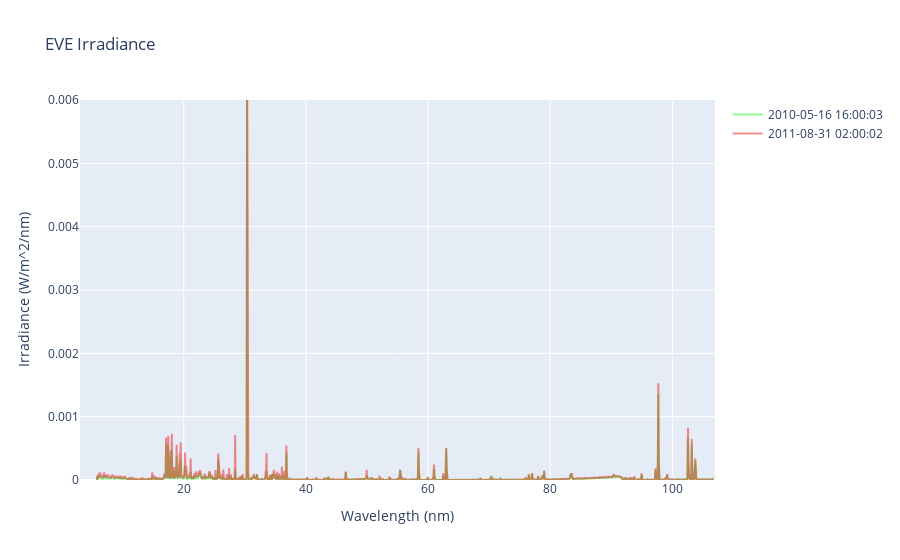

The notebook cell saved with this chart:
### Code cell
eve_data1=scipy.io.readsav(eve_full_files[400])
wavelength_list_full=eve_data['wavelength']

# Extracting the relevant data
a1=eve_data1['irradiance'][0]
t1=time_converter(eve_data1['yyyydoy'][0],eve_data1['sod_time'][0])


eve_data2=scipy.io.readsav(eve_full_files[11500])
wavelength_list_full=eve_data['wavelength']
# Extracting the relevant data
a2=eve_data2['irradiance'][0]
t2=time_converter(eve_data2['yyyydoy'][0],eve_data2['sod_time'][0])

# Creating a figure using Plotly Graph Objects
fig = go.Figure()
fig.add_trace(go.Scatter(x=wavelength_list_full[:],y=a1[:], 
                         mode='lines',
                         # set color rgba=(0,0,0,0.5)
                          line=dict(color='rgba(30,240,30,0.5)'),
                          # add a label of time
                          name=t1.strftime('%Y-%m-%d %H:%M:%S')
                         )
)
fig.add_trace(go.Scatter(x=wavelength_list_full[:],y=a2, 
                         mode='lines',
                         line=dict(color='rgba(240,30,30,0.5)'),
                          name=t2.strftime('%Y-%m-%d %H:%M:%S')
                          ),
),

fig.update_yaxes(#title_text="Stddev (nm)",
              range=[0, 0.006],
                )
fig.update_layout(title_text="EVE Irradiance",
                  xaxis_title="Wavelength (nm)",
                  yaxis_title="Irradiance (W/m^2/nm)",
                  )
fig.write_html('output/full_band_spectrum/overview2.html')
fig.show()

### Figure 1 — Plotly figure (JSON) as saved in the notebook; plotly's stock layout.template omitted (floating-point values rounded to 4 significant figures; data arrays with more than 128 entries replaced by an {"elided": "..."} marker saying what was removed)
{"data": [{"line": {"color": "rgba(30,240,30,0.5)"}, "mode": "lines", "name": "2010-05-16 16:00:03", "type": "scatter", "x": {"elided": "5200 float values"}, "y": {"elided": "5200 float values"}}, {"line": {"color": "rgba(240,30,30,0.5)"}, "mode": "lines", "name": "2011-08-31 02:00:02", "type": "scatter", "x": {"elided": "5200 float values"}, "y": {"elided": "5200 float values"}}], "layout": {"title": {"text": "EVE Irradiance"}, "xaxis": {"title": {"text": "Wavelength (nm)"}}, "yaxis": {"range": [0, 0.006], "title": {"text": "Irradiance (W/m^2/nm)"}}}}
